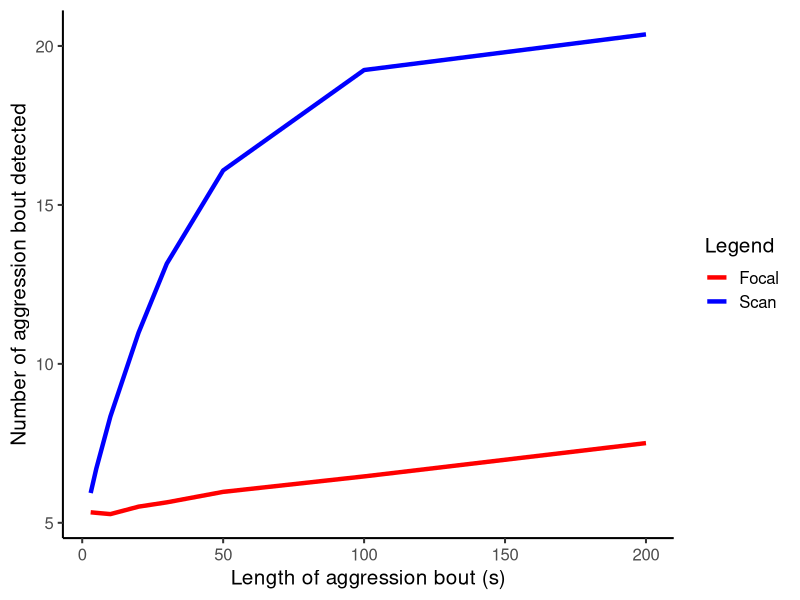

Write the R code that produced this figure.
#Simulating ability to detect short aggression bouts in scans vs. focals
#Testing the how focal sampling vs scan sampling can capture short aggressive bouts/actions

#NOTE: median # scan observations per day in 2018 is 300
#median # focals in a day pre-hurricane is 20
library(ggplot2)

#Set parameters
n_simulations = 1000
n_hours = 7 #number of hours of observation in the day
time_in_s = n_hours*60*60 #number of seconds in a day
n_agg_events = 20 #number of aggressive events in the day
event_duration = c(3, 5, 10, 20, 30, 50, 100, 200) #aggression event duration in sec
focal_duration_hrs = 1/12 #time of focal in hours (i.e. 10min)
focal_duration_s = focal_duration_hrs*3600 #focal duration in seconds
n_focals = 20 # number of focals in a day
total_focal_h = n_focals*focal_duration_hrs #focal observation time in hours
total_focal_s = n_focals*focal_duration_s #focal observation time in seconds

scan_duration = 10 #duration of a scan observations in sec 
num_scans = total_focal_s/scan_duration #equivalent # scans than the focal hours observed 

#initiate # of aggressive events caught during focals and scans
num_agg_events_focal=matrix(0,length(event_duration), n_simulations) #focals
num_agg_events_scan=matrix(0,length(event_duration), n_simulations) #scans
i=1

for (dur in 1:length(event_duration)){
  for (i in 1:n_simulations){ #for all simulation iterations
    
    #randomly assign mid-point of aggressive events, focal follows and scans during the day
    event_times = sample((event_duration[dur]):(time_in_s-event_duration[dur]), n_agg_events) #aggressive events
    focal_times = sample((focal_duration_s):(time_in_s-focal_duration_s), n_focals) #focal follows
    scan_times = sample((scan_duration):(time_in_s-round(scan_duration)), num_scans) #scans
    
    #Assign time around mid-point according to set duration
    aggression = numeric(time_in_s); 
    for (e in 1:length(event_times)){ #for all aggression events
      aggression[(event_times[e]-event_duration[dur]/2+1):(event_times[e]+event_duration[dur]/2)]=e
    }
    
    focals=numeric(time_in_s); 
    for (f in 1:length(focal_times)){ #for all focals
      focals[(focal_times[f]-focal_duration_s/2+1):(focal_times[f]+focal_duration_s/2)]=f
    }
    
    scans=numeric(time_in_s)
    for (s in 1:length(scan_times)){ #for all scans
      scans[(scan_times[s]-scan_duration/2+1):(scan_times[s]+scan_duration/2)]=s
    }
    
    #Extract unique number of aggressive events caught during focals and scans
    num_agg_events_focal[dur,i] = length(unique(aggression[focals!=0]))
    num_agg_events_scan[dur,i] = length(unique(aggression[scans!=0]))
  }
}

#Plot data
focal_mean = rowMeans(num_agg_events_focal) #mean number of unique aggression events captured during focals
scan_mean = rowMeans(num_agg_events_scan) #mean number of unique aggression events captured during scans
x<-event_duration
df<-data.frame(x,focal_mean, scan_mean)

colors <- c("Scan" = "blue", "Focal" = "red")
ggplot(df, aes(x))+                  # basic graphical object
  geom_line(aes(y=focal_mean, color = "Focal"), size = 1.5) +  # first layer
  geom_line(aes(y=scan_mean, color = "Scan"), size = 1.5) + # second layer
  labs(x = 'Length of aggression bout (s)',
       y = 'Number of aggression bout detected',
       color="Legend")+scale_color_manual(values=colors)+
  theme_classic(base_size = 15)
